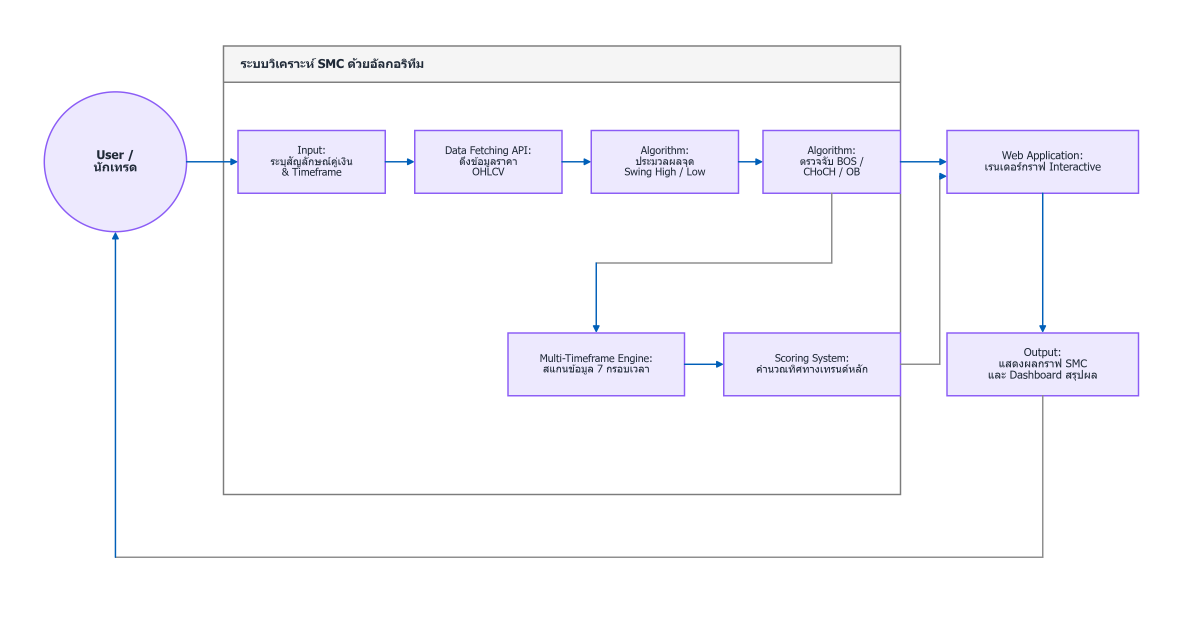
#> input picture SMC_Dataflow_Horizontal_Word.png, 4770 x 2490 px, given in place of media_1793090342193_64faed1d.png, which was not available (shown at 1/4 size)
$ python test_copy.py
#> lines starting #> are read from the running program, lines starting #| are printed output that depends on the picture
import shutil
from PIL import Image

# 1. Clean crop of the original uploaded image
orig = Image.open(r"C:\Users\ONEST\.gemini\antigravity\brain\a19985bc-fcd1-432f-9cb1-a7239ee1919d\.user_uploaded\media_1793090342193_64faed1d.png")
#> orig is the input picture: PIL image 4770x2490 RGBA; mean R, G, B, A 248.6, 248, 252, 255
# crop with tight clean border around diagram
cropped = orig.crop((47, 10, 415, 730))
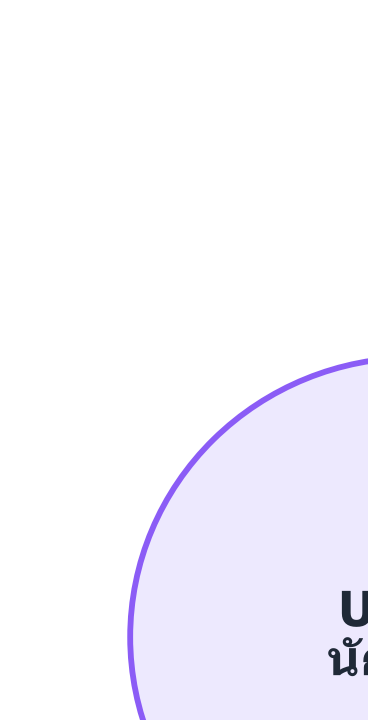
#> cropped: PIL image 368x720 RGBA; mean R, G, B, A 248.3, 246.8, 253.7, 255
cropped.save("e:/Project/smc-backtest-backend/SMC_Dataflow_Original_Crop.png")
cropped.save("C:/Users/ONEST/Downloads/SMC_Dataflow_Original_Crop.png")

# 2. Also ensure HD versions are present in both places
shutil.copyfile("C:/Users/ONEST/Downloads/SMC_Dataflow_System_Process.png", "C:/Users/ONEST/Downloads/SMC_Dataflow_Process_HD.png")
shutil.copyfile("C:/Users/ONEST/Downloads/SMC_Dataflow_System_Process.png", "e:/Project/smc-backtest-backend/SMC_Dataflow_Process_HD.png")
print("All files saved successfully!")

$ run again, on SMC_System_Flow_Clean.png
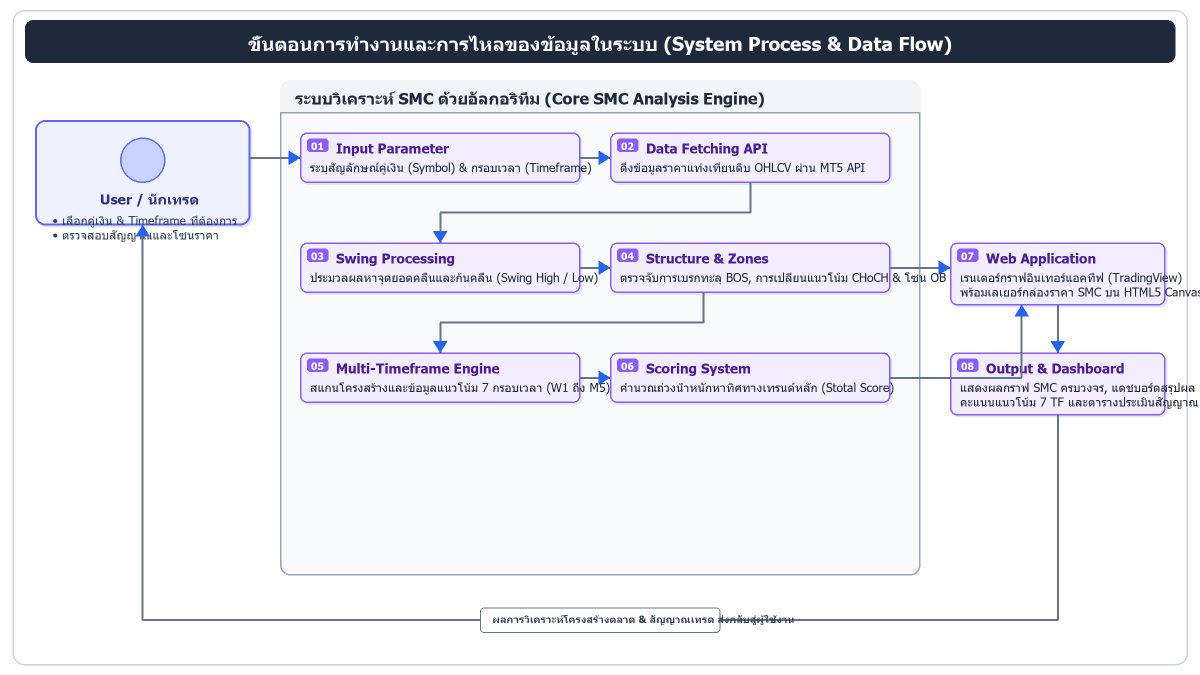
#> input picture SMC_System_Flow_Clean.png, 2400 x 1350 px, given in place of media_1793090342193_64faed1d.png, which was not available (shown at 1/2 size)
#> orig is the input picture: PIL image 2400x1350 RGB; mean R, G, B 230.6, 231.1, 238.4
#> `cropped = orig.crop((47, 10, 415, 730))`:
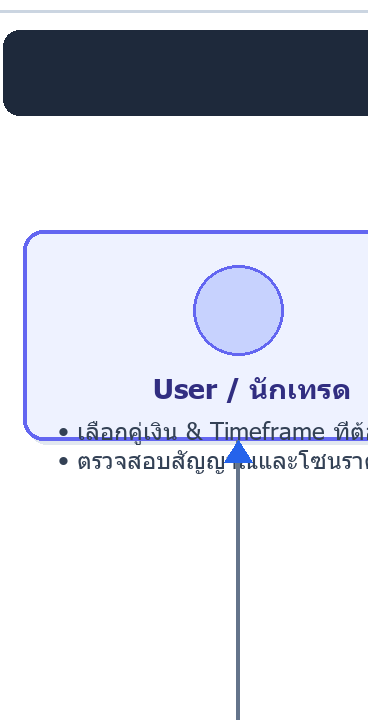
#> cropped: PIL image 368x720 RGB; mean R, G, B 216.3, 219.1, 228.3
